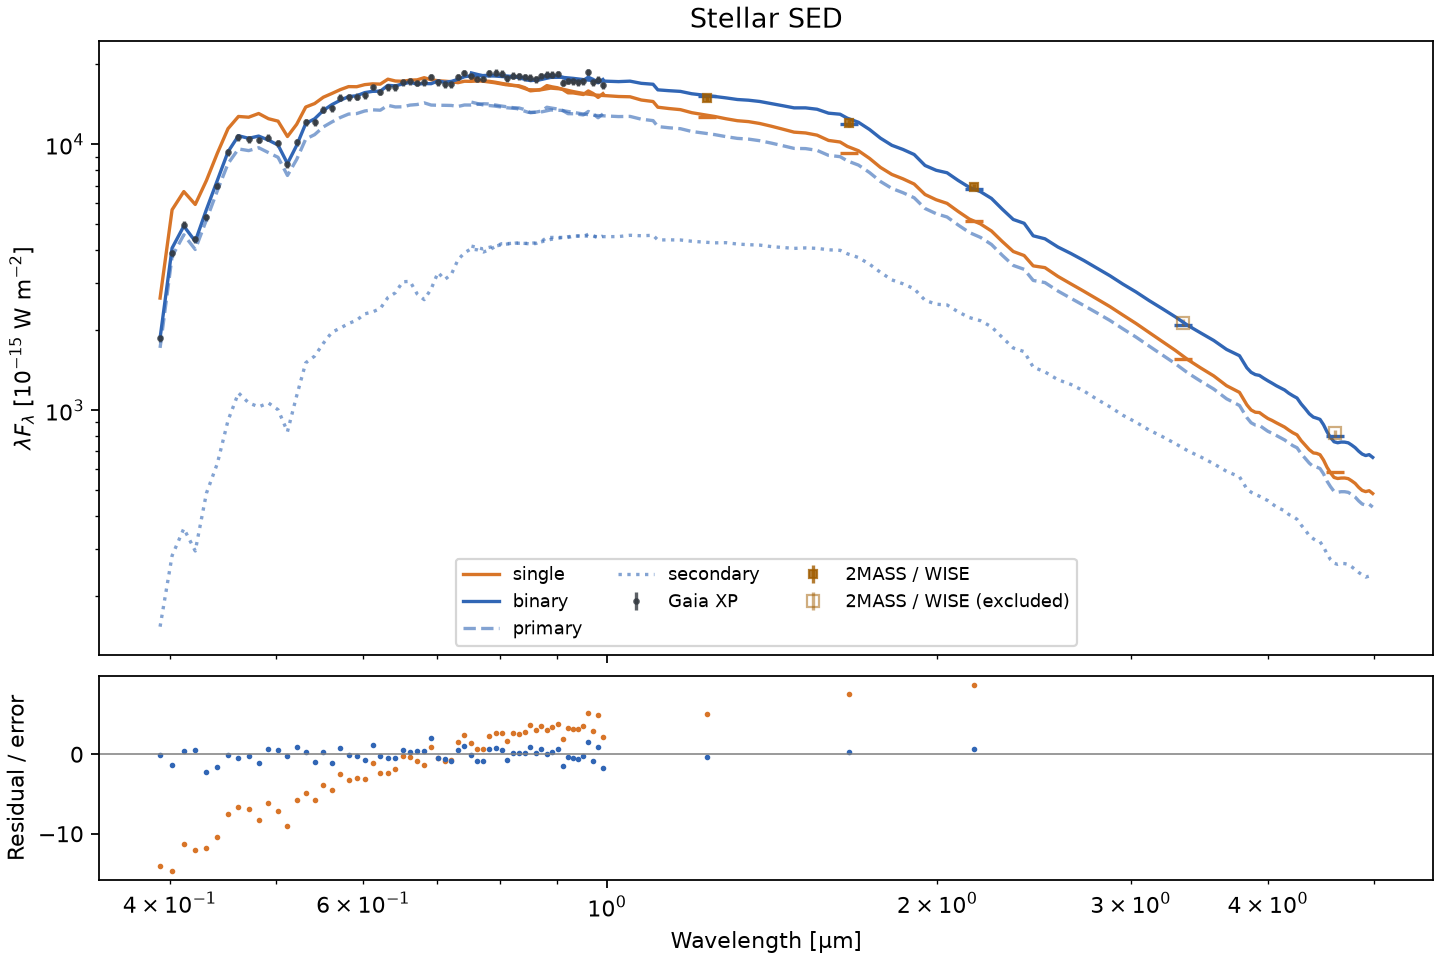

Source code (Python):
"""Fit a coeval stellar-binary mock and save its SED diagnostic."""

from pathlib import Path
import json

import numpy as np

from sedlet import SED, StellarModel, fit, plot


def main():
    model = StellarModel()
    truth = model.evaluate(m1=0.75, q=0.8, age_gyr=5.0, feh=0.0)
    mean = truth["flux_10pc"] * (50 / 100)**2
    error = 0.03 * mean
    observed = mean + np.random.default_rng(42).normal(size=168) * error
    observed[66:], error[66:] = np.nan, np.nan
    mask = np.zeros(168, bool)
    mask[:66] = True
    sed = SED(observed, error, mask, parallax_mas=50.0, source_id="",
              metadata={"scenario": "matched stellar-binary mock"})
    result = fit(sed, model=model, age_gyr=5, feh=0, fit_parallax=False)
    output = Path(__file__).parent
    fig = plot(sed, result, path=output / "mock.png")
    fig.savefig(output / "mock.pdf")
    summary = {"truth": {"m1": 0.75, "q": 0.8, "age_gyr": 5, "feh": 0},
               "binary_fit": {key: result["binary"][key] for key in
                              ("m1", "q", "chi2", "beta_g", "converged")},
               "delta": result["delta"], "measurement_noise_fraction": 0.03,
               "interpretation": "matched-model algorithm check"}
    (output / "mock.json").write_text(json.dumps(summary, indent=2) + "\n")
    print(json.dumps(summary, indent=2))


if __name__ == "__main__":
    main()
